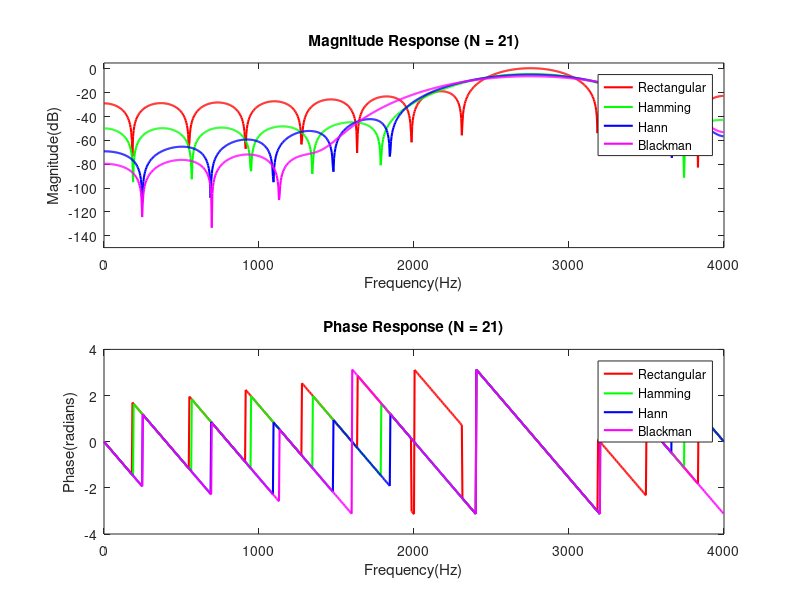

MATLAB code to generate this figure: (Note: this script raises an error after producing the figure.)
% FIR band-pass filter of length 21 and 41
clear;
% sampling frequency
fs = 8e3;
% lower cutoff frequency
fl = 2.5e3;
% upper cutoff frequency
fh = 3e3;
% normalized lower cutoff frequency
wl = 2*pi*(fh/fs);
% normalized upper cutoff frequency
wh = 2*pi*(fl/fs);
% filter length
N=21;
% N = input('Enter filter length: ');
% filter order
M = N-1;
n=0:M;
% ideal sinc function for band-pass filter
hd_low = (wl/pi)*sinc((wl/pi)*(n-M/2));
hd_high = (wh/pi)*sinc((wh/pi)*(n-M/2));
% bandpass impulse response(difference of LPFs)
hd = hd_high - hd_low;

% window functions
% rectangular window
w_rect = ones(1,N);
% hamming Window
w_hamming = 0.54-0.46*cos(2*pi*(n/M));
% hann Window
w_hann = 0.5-0.5*cos(2*pi*(n/M));  
% Blackman window
w_blackman = 0.42-0.5*cos(2*pi*(n/M)) + 0.08*cos(4*pi*(n/M));

% apply windows
h_rect = hd.*w_rect;
h_hamming = hd.*w_hamming;
h_hann = hd.*w_hann;
h_blackman = hd.*w_blackman;

% compute frequency response
[H_rect,w] = freqz(h_rect,1,1024,fs);
[H_hamming,~] = freqz(h_hamming,1,1024,fs);
[H_hann,~] = freqz(h_hann,1,1024,fs);
[H_blackman,~] = freqz(h_blackman,1,1024,fs);

% plot all magnitude responses
figure;
subplot(2,1,1);
plot(w,20*log10(abs(H_rect)), 'r', 'LineWidth',1.5);
hold on;
plot(w,20*log10(abs(H_hamming)), 'g', 'LineWidth',1.5);
plot(w,20*log10(abs(H_hann)), 'b', 'LineWidth',1.5);
plot(w,20*log10(abs(H_blackman)), 'm', 'LineWidth',1.5);
xlabel('Frequency(Hz)');
ylabel('Magnitude(dB)');
ylim([-150 5]);
title(['Magnitude Response (N = ',num2str(N),')']);
legend('Rectangular','Hamming','Hann','Blackman');

% plot all phase resonses
subplot(2,1,2);
plot(w,angle(H_rect), 'r', 'LineWidth',1.5);
hold on;
plot(w,angle(H_hamming), 'g', 'LineWidth',1.5);
plot(w,angle(H_hann), 'b', 'LineWidth',1.5);
plot(w,angle(H_blackman), 'm', 'LineWidth',1.5);
xlabel('Frequency(Hz)');
ylabel('Phase(radians)');
title(['Phase Response (N = ',num2str(N),')']);
legend('Rectangular','Hamming','Hann','Blackman');
hold off;

sgtitle("FIR Band-pass filter design using Window method");